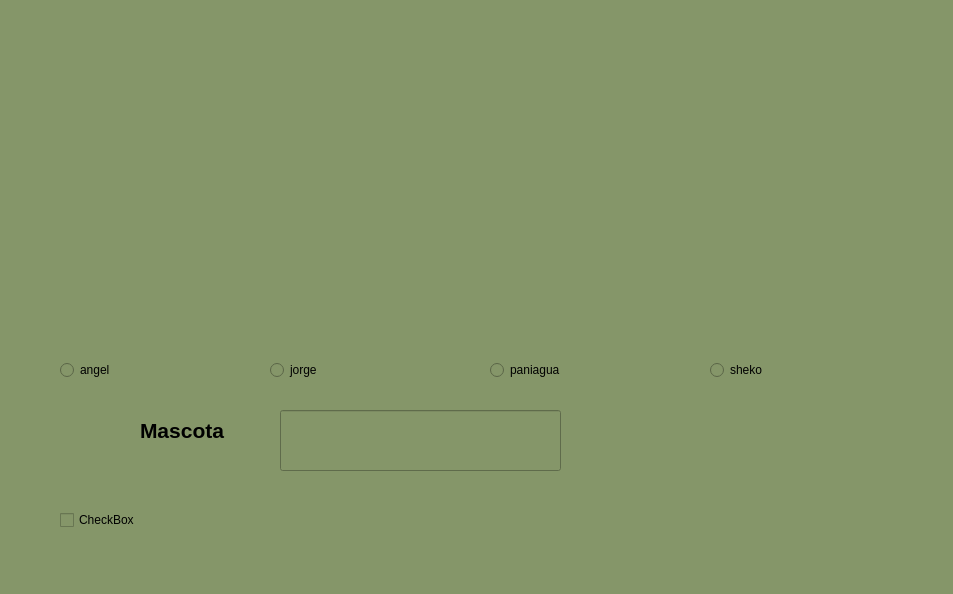
<?xml version="1.0" encoding="UTF-8"?>
<ui version="4.0">
 <class>MainWindow</class>
 <widget class="QMainWindow" name="MainWindow">
  <property name="geometry">
   <rect>
    <x>0</x>
    <y>0</y>
    <width>953</width>
    <height>594</height>
   </rect>
  </property>
  <property name="windowTitle">
   <string>MainWindow</string>
  </property>
  <property name="styleSheet">
   <string notr="true">background-color: rgb(133, 150, 105);</string>
  </property>
  <widget class="QWidget" name="centralwidget">
   <widget class="QLabel" name="label_logouat">
    <property name="geometry">
     <rect>
      <x>10</x>
      <y>10</y>
      <width>271</width>
      <height>101</height>
     </rect>
    </property>
    <property name="text">
     <string/>
    </property>
    <property name="pixmap">
     <pixmap resource="../Imagenes/recursos1.qrc">:/logos/LogoUAT.png</pixmap>
    </property>
    <property name="scaledContents">
     <bool>true</bool>
    </property>
   </widget>
   <widget class="QLabel" name="label_logofit">
    <property name="geometry">
     <rect>
      <x>630</x>
      <y>0</y>
      <width>291</width>
      <height>111</height>
     </rect>
    </property>
    <property name="text">
     <string/>
    </property>
    <property name="pixmap">
     <pixmap resource="../Imagenes/recursos1.qrc">:/logos/LogoFIT.png</pixmap>
    </property>
    <property name="scaledContents">
     <bool>true</bool>
    </property>
   </widget>
   <widget class="QLabel" name="label_logoequipo">
    <property name="geometry">
     <rect>
      <x>720</x>
      <y>400</y>
      <width>211</width>
      <height>131</height>
     </rect>
    </property>
    <property name="text">
     <string/>
    </property>
    <property name="pixmap">
     <pixmap resource="../Imagenes/recursos1.qrc">:/logos/LogoEquipo.jpeg</pixmap>
    </property>
    <property name="scaledContents">
     <bool>true</bool>
    </property>
   </widget>
   <widget class="QLabel" name="img_persona">
    <property name="geometry">
     <rect>
      <x>50</x>
      <y>180</y>
      <width>131</width>
      <height>161</height>
     </rect>
    </property>
    <property name="text">
     <string/>
    </property>
    <property name="pixmap">
     <pixmap resource="../Imagenes/recursos1.qrc">:/logos/Angel.jpeg</pixmap>
    </property>
    <property name="scaledContents">
     <bool>true</bool>
    </property>
   </widget>
   <widget class="QLabel" name="label_2">
    <property name="geometry">
     <rect>
      <x>140</x>
      <y>410</y>
      <width>121</width>
      <height>41</height>
     </rect>
    </property>
    <property name="font">
     <font>
      <pointsize>16</pointsize>
      <weight>75</weight>
      <bold>true</bold>
     </font>
    </property>
    <property name="text">
     <string>Mascota </string>
    </property>
   </widget>
   <widget class="QLabel" name="img_persona_2">
    <property name="geometry">
     <rect>
      <x>260</x>
      <y>180</y>
      <width>141</width>
      <height>161</height>
     </rect>
    </property>
    <property name="text">
     <string/>
    </property>
    <property name="pixmap">
     <pixmap resource="../Imagenes/recursos1.qrc">:/logos/Jorge.png</pixmap>
    </property>
    <property name="scaledContents">
     <bool>true</bool>
    </property>
   </widget>
   <widget class="QLabel" name="img_persona_3">
    <property name="geometry">
     <rect>
      <x>470</x>
      <y>180</y>
      <width>141</width>
      <height>161</height>
     </rect>
    </property>
    <property name="text">
     <string/>
    </property>
    <property name="pixmap">
     <pixmap resource="../Imagenes/recursos1.qrc">:/logos/Paniagua.jpeg</pixmap>
    </property>
    <property name="scaledContents">
     <bool>true</bool>
    </property>
   </widget>
   <widget class="QLabel" name="img_persona_4">
    <property name="geometry">
     <rect>
      <x>680</x>
      <y>180</y>
      <width>141</width>
      <height>161</height>
     </rect>
    </property>
    <property name="text">
     <string/>
    </property>
    <property name="pixmap">
     <pixmap resource="../Imagenes/recursos1.qrc">:/logos/Sheko.jpeg</pixmap>
    </property>
    <property name="scaledContents">
     <bool>true</bool>
    </property>
   </widget>
   <widget class="QRadioButton" name="rb_angel">
    <property name="geometry">
     <rect>
      <x>60</x>
      <y>360</y>
      <width>95</width>
      <height>20</height>
     </rect>
    </property>
    <property name="text">
     <string>angel</string>
    </property>
   </widget>
   <widget class="QRadioButton" name="rb_jorge">
    <property name="geometry">
     <rect>
      <x>270</x>
      <y>360</y>
      <width>95</width>
      <height>20</height>
     </rect>
    </property>
    <property name="text">
     <string>jorge</string>
    </property>
   </widget>
   <widget class="QRadioButton" name="rb_paniagua">
    <property name="geometry">
     <rect>
      <x>490</x>
      <y>360</y>
      <width>95</width>
      <height>20</height>
     </rect>
    </property>
    <property name="text">
     <string>paniagua</string>
    </property>
   </widget>
   <widget class="QRadioButton" name="rb_sheko">
    <property name="geometry">
     <rect>
      <x>710</x>
      <y>360</y>
      <width>95</width>
      <height>20</height>
     </rect>
    </property>
    <property name="text">
     <string>sheko</string>
    </property>
   </widget>
   <widget class="QLineEdit" name="txt_mascota">
    <property name="geometry">
     <rect>
      <x>280</x>
      <y>410</y>
      <width>281</width>
      <height>61</height>
     </rect>
    </property>
   </widget>
   <widget class="QCheckBox" name="checkBox">
    <property name="geometry">
     <rect>
      <x>60</x>
      <y>510</y>
      <width>81</width>
      <height>20</height>
     </rect>
    </property>
    <property name="text">
     <string>CheckBox</string>
    </property>
   </widget>
  </widget>
  <widget class="QMenuBar" name="menubar">
   <property name="geometry">
    <rect>
     <x>0</x>
     <y>0</y>
     <width>953</width>
     <height>26</height>
    </rect>
   </property>
  </widget>
  <widget class="QStatusBar" name="statusbar"/>
 </widget>
 <resources>
  <include location="../Imagenes/recursos1.qrc"/>
 </resources>
 <connections/>
</ui>
